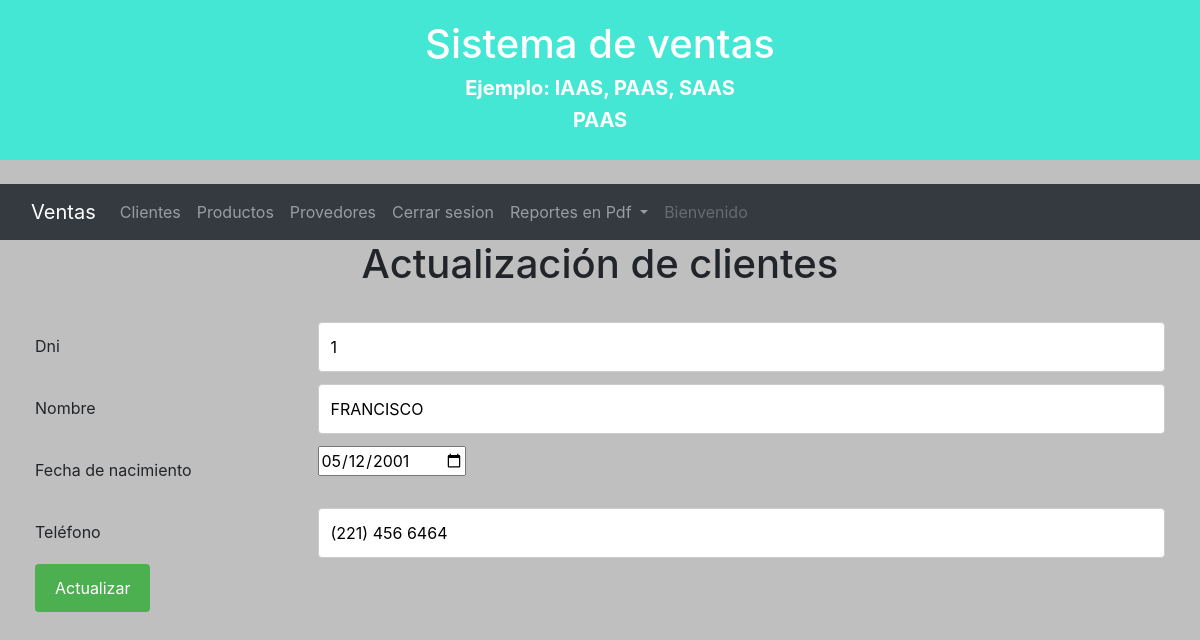
Screenshot of /Vistas/actualiza_clientes.php?dni=1 with the database file from the repository.
### tables this page shows
CREATE TABLE `cliente` (
  `dni` int(11) NOT NULL,
  `nombre` varchar(50) NOT NULL,
  `fecha_nac` date NOT NULL,
  `telefono` varchar(15) NOT NULL
);

### Includes/cliente.php (called while the page is built, shortened)
<?php
    class Cliente
    {
      public function consulta_dni($dni)
      {
        $conexion=new DB();
        $pdo=$conexion->Pdo();
        $sql="SELECT * FROM cliente WHERE dni=:dni";
        $query=$pdo->prepare($sql);
        $result=$query->execute(['dni'=>$dni]);
        return $query;
      }
    }
 ?>

### Vistas/actualiza_clientes.php (the view, shortened to what this page needs)
<?php
   require_once '../Includes/cliente.php';
   $objCliente=new Cliente();
   if(!empty($_POST))
   {
     $dni=$_POST['txtDni'];
     $nombre=$_POST['txtNombre'];
     $fecha=$_POST['txtNacimiento'];
     $telefono=$_POST['txtTelefono'];
     $resultado=$objCliente->Actualizar(
       $dni, $nombre, $fecha, $telefono);
   }
   else {
     $dni=$_GET['dni'];
     $query=$objCliente->consulta_dni($dni);
     $row=$query->fetch(PDO::FETCH_ASSOC);
     $nombre=$row['nombre'];
     $fecha=$row['fecha_nac'];
     $telefono=$row['telefono'];
   }
?>
<!DOCTYPE html>
<html lang="es" dir="ltr">
  <head>
    <link rel="stylesheet" href="https://stackpath.bootstrapcdn.com/bootstrap/4.3.1/css/bootstrap.min.css">
    <link rel="stylesheet" href="../Estilos/altas.css">
    <link rel="stylesheet" href="../Estilos/estilos.css">
  </head>
  <body>
    <?php   include 'menu.php';  ?>
    <h1 align="center">Actualización de clientes</h1>
    <div class="container">
      <form action="actualiza_clientes.php" method="post">
        <div class="row">
          <div class="col-25">
            <label for="txtDni">Dni</label>
          </div>
          <div class="col-75">
            <input type="text" id="txtDni" name="txtDni"
            value="<?php echo $dni; ?>">
          </div>
        </div>
        <div class="row">
          <div class="col-25">
            <label for="txtNombre">Nombre</label>
          </div>
          <div class="col-75">
            <input type="text" id="txtNombre" name="txtNombre"
             value="<?php echo $nombre; ?>">
          </div>
        </div>
        <div class="row">
          <div class="col-25">
            <label for="txtNacimiento">Fecha de nacimiento</label>
          </div>
          <div class="col-75">
            <input type="date" id="txtNacimiento" name="txtNacimiento"
            value="<?php echo $fecha; ?>">
          </div>
        </div>
        <div class="row">
          <div class="col-25">
            <label for="txtTelefono">Teléfono</label>
          </div>
          <div class="col-75">
            <input type="tel" id="txtTelefono" name="txtTelefono"
            pattern ="\([0-9]{3}\) [0-9]{3}[ -][0-9]{4}"
            title="Un número de teléfono válido consiste en 3 dígitos entre paréntesis,
            que corresponde al código del área, un espacio en blanco, 3 dígitos más,
            luego espacio o guión (-) y otros 4 dígitos más" required
            value="<?php echo $telefono; ?>">
          </div>
        </div>
        <div class="row">
          <input type="submit" value="Actualizar">
        </div>
      </form>
    </div>
  </body>
</html>

### Estilos/altas.css (style rules this page uses)
input[type=text], select, textarea { width: 100%; padding: 12px; border: 1px solid #ccc; border-radius: 4px; box-sizing: border-box; resize: vertical; }
input[type=tel] { width: 100%; padding: 12px; border: 1px solid #ccc; border-radius: 4px; box-sizing: border-box; resize: vertical; }
label { padding: 12px 12px 12px 0; display: inline-block; }
input[type=submit] { background-color: #4CAF50; color: white; padding: 12px 20px; border: none; border-radius: 4px; cursor: pointer; float: right; }
.container { border-radius: 5px; padding: 20px; }
.col-25 { float: left; width: 25%; margin-top: 6px; }
.col-75 { float: left; width: 75%; margin-top: 6px; }
.row:after { content: ""; display: table; clear: both; }

### Estilos/estilos.css (style rules this page uses)
body { background: #BFBFBF; }

### rows the page displays
cliente: txtNombre "FRANCISCO", txtNacimiento "05/12/2001", txtTelefono "(221) 456 6464"
